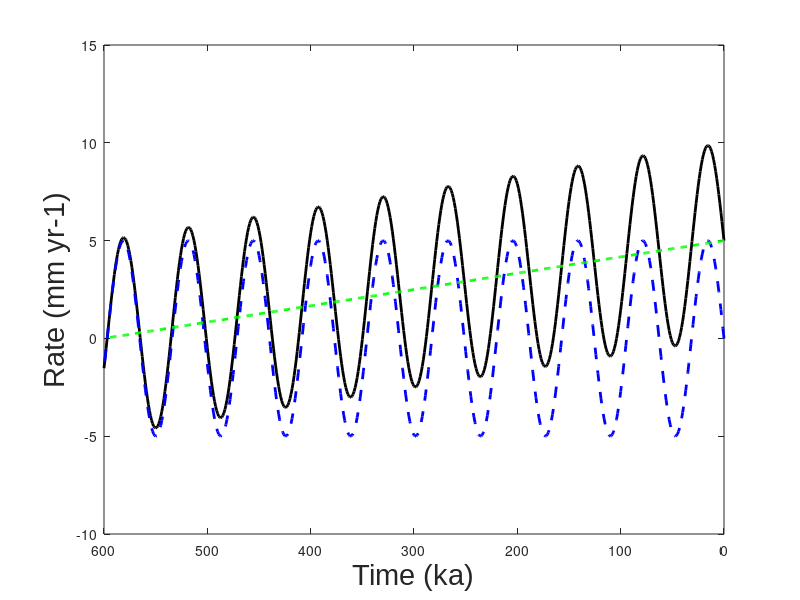

The MATLAB script that drew this image:
% written to complete the analysis made by Joseph Galewsky
% using simple sinuosoidal sea level fluctuation, constant subsidence rate
% (with a slope initial topography), and with the upward growth rate of
% platform building corals (Bosscher and Schlager, 1992); written by Hang
% Deng with inpiration from Joe's paper

clear all
figure(1)

% Time period from paper 0-600ka
ka = 600;
dt = 1;
t = 0:dt:ka;

% constant subsidence rate equation
sub = 5 - (5/600)*t; % subsidence with a slope

% eustatic sea level fluctuations
eus = 5*sin(0.1*t); % sinuosoidal fluctuation estimated from the paper

% combined subsidence and sea level changes
totalrate = sub + eus; 
zcumu = totalrate;
% upward growth of platform-building corals

% start plotting
figure(1)
plot(t,zcumu,'black','linewidth',2);

hold on
plot(t,eus,'b--','linewidth',2);

hold on
plot(t,sub,'g--','linewidth',2);
xlabel('Time (ka)','fontname','arial','fontsize',21);
ylabel('Rate (mm yr-1)','fontname','arial','fontsize',21);
ylim([-10,15]);
set(gca,'XDIR','reverse')